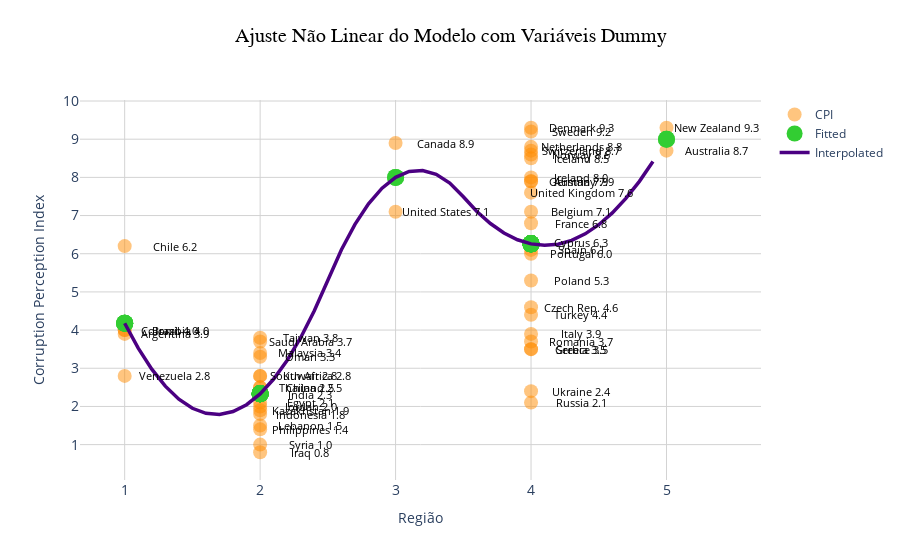

Source (notebook cell):
### Code cell
# In[3.10]: Gráfico gerado em HTML e aberto no browser, com interação
#(figura 'EXEMPLO3.html' salva na pasta do curso)

df2 = df_corrupcao_dummies[['regiao_numerico',
                            'fitted']].groupby(['regiao_numerico']).median().reset_index()
x = df2['regiao_numerico']
y = df2['fitted']

tck = interpolate.splrep(x, y, k=2)
xnew = np.arange(1, 5, 0.1)
ynew = interpolate.splev(xnew, tck, der=0)

fig = go.Figure()

fig.add_trace(go.Scatter(
    x=df_corrupcao_dummies['regiao_numerico'],
    y=df_corrupcao_dummies['cpi'],
    mode='markers',
    name='CPI',
    marker=dict(color='darkorange', size=14, opacity=0.5)
))

fig.add_trace(go.Scatter(
    x=df_corrupcao_dummies['regiao_numerico'],
    y=df_corrupcao_dummies['fitted'],
    mode='markers',
    name='Fitted',
    marker=dict(color='limegreen', size=17)
))

fig.add_trace(go.Scatter(
    x=xnew,
    y=ynew,
    mode='lines',
    name='Interpolated',
    line=dict(color='indigo', width=3.5)
))

fig.update_layout(title={
        'text': 'Ajuste Não Linear do Modelo com Variáveis Dummy',
        'font': {'size': 20, 'color': 'black', 'family': 'Arial'},
        'x': 0.5,
        'y': 0.95,
        'xanchor': 'center',
        'yanchor': 'top'
    },
    xaxis=dict(title='Região'),
    yaxis=dict(title='Corruption Perception Index'),
    xaxis_tickvals=list(range(1, 6)),
    yaxis_tickvals=list(range(0, 11)),
    xaxis_tickfont=dict(size=14),
    yaxis_tickfont=dict(size=14),
    template='plotly_white')

for i in range(len(df_corrupcao_dummies)):
    fig.add_annotation(
        x=df_corrupcao_dummies['regiao_numerico'][i],
        y=df_corrupcao_dummies['cpi'][i],
        text=str(df_corrupcao_dummies['pais'][i]) + ' ' + str(df_corrupcao_dummies['cpi'][i]),
        showarrow=False,
        font=dict(size=11, color='black'),
        xshift=50,
        yshift=0,
        textangle=0
    )

fig.update_annotations(dict(xref="x", yref="y"))
fig.update_xaxes(showgrid=True, gridwidth=1, gridcolor='lightgray')
fig.update_yaxes(showgrid=True, gridwidth=1, gridcolor='lightgray')

fig.show()

### Figure 1 — Plotly figure (JSON) as saved in the notebook; plotly's stock layout.template omitted (floating-point values rounded to 4 significant figures)
{"data": [{"marker": {"color": "darkorange", "opacity": 0.5, "size": 14}, "mode": "markers", "name": "CPI", "type": "scatter", "x": [1, 5, 4, 4, 1, 3, 1, 2, 1, 4, 4, 4, 2, 4, 4, 4, 4, 2, 2, 4, 4, 2, 2, 2, 2, 4, 5, 4, 2, 2, 4, 4, 4, 4, 2, 4, 2, 4, 4, 4, 2, 2, 4, 4, 4, 3, 1, 2, 2, 2], "y": [3.9, 8.7, 7.9, 7.1, 4, 8.9, 6.2, 2.5, 4, 6.3, 4.6, 9.3, 2.1, 6.8, 7.9, 3.5, 8.5, 2.3, 1.8, 8, 3.9, 1.9, 2.8, 1.5, 3.4, 8.8, 9.3, 8.6, 3.3, 1.4, 5.3, 6, 3.7, 2.1, 3.7, 3.5, 2.8, 6.1, 9.2, 8.7, 3.8, 2.5, 4.4, 2.4, 7.6, 7.1, 2.8, 2, 1, 0.8]}, {"marker": {"color": "limegreen", "size": 17}, "mode": "markers", "name": "Fitted", "type": "scatter", "x": [1, 5, 4, 4, 1, 3, 1, 2, 1, 4, 4, 4, 2, 4, 4, 4, 4, 2, 2, 4, 4, 2, 2, 2, 2, 4, 5, 4, 2, 2, 4, 4, 4, 4, 2, 4, 2, 4, 4, 4, 2, 2, 4, 4, 4, 3, 1, 2, 2, 2], "y": [4.18, 9.0, 6.258, 6.258, 4.18, 8.0, 4.18, 2.329, 4.18, 6.258, 6.258, 6.258, 2.329, 6.258, 6.258, 6.258, 6.258, 2.329, 2.329, 6.258, 6.258, 2.329, 2.329, 2.329, 2.329, 6.258, 9.0, 6.258, 2.329, 2.329, 6.258, 6.258, 6.258, 6.258, 2.329, 6.258, 2.329, 6.258, 6.258, 6.258, 2.329, 2.329, 6.258, 6.258, 6.258, 8.0, 4.18, 2.329, 2.329, 2.329]}, {"line": {"color": "indigo", "width": 3.5}, "mode": "lines", "name": "Interpolated", "type": "scatter", "x": [1, 1.1, 1.2, 1.3, 1.4, 1.5, 1.6, 1.7, 1.8, 1.9, 2.0, 2.1, 2.2, 2.3, 2.4, 2.5, 2.6, 2.7, 2.8, 2.9, 3.0, 3.1, 3.2, 3.3, 3.4, 3.5, 3.6, 3.7, 3.8, 3.9, 4.0, 4.1, 4.2, 4.3, 4.4, 4.5, 4.6, 4.7, 4.8, 4.9], "y": [4.18, 3.526, 2.976, 2.531, 2.189, 1.952, 1.819, 1.79, 1.866, 2.046, 2.329, 2.718, 3.21, 3.806, 4.507, 5.312, 6.105, 6.771, 7.308, 7.718, 8.0, 8.154, 8.181, 8.079, 7.85, 7.493, 7.107, 6.791, 6.544, 6.366, 6.258, 6.22, 6.251, 6.351, 6.521, 6.761, 7.069, 7.448, 7.896, 8.413]}], "layout": {"annotations": [{"font": {"color": "black", "size": 11}, "showarrow": false, "text": "Argentina 3.9", "textangle": 0, "x": 1, "xref": "x", "xshift": 50, "y": 3.9, "yref": "y", "yshift": 0}, {"font": {"color": "black", "size": 11}, "showarrow": false, "text": "Australia 8.7", "textangle": 0, "x": 5, "xref": "x", "xshift": 50, "y": 8.7, "yref": "y", "yshift": 0}, {"font": {"color": "black", "size": 11}, "showarrow": false, "text": "Austria 7.9", "textangle": 0, "x": 4, "xref": "x", "xshift": 50, "y": 7.9, "yref": "y", "yshift": 0}, {"font": {"color": "black", "size": 11}, "showarrow": false, "text": "Belgium 7.1", "textangle": 0, "x": 4, "xref": "x", "xshift": 50, "y": 7.1, "yref": "y", "yshift": 0}, {"font": {"color": "black", "size": 11}, "showarrow": false, "text": "Brazil 4.0", "textangle": 0, "x": 1, "xref": "x", "xshift": 50, "y": 4, "yref": "y", "yshift": 0}, {"font": {"color": "black", "size": 11}, "showarrow": false, "text": "Canada 8.9", "textangle": 0, "x": 3, "xref": "x", "xshift": 50, "y": 8.9, "yref": "y", "yshift": 0}, {"font": {"color": "black", "size": 11}, "showarrow": false, "text": "Chile 6.2", "textangle": 0, "x": 1, "xref": "x", "xshift": 50, "y": 6.2, "yref": "y", "yshift": 0}, {"font": {"color": "black", "size": 11}, "showarrow": false, "text": "China 2.5", "textangle": 0, "x": 2, "xref": "x", "xshift": 50, "y": 2.5, "yref": "y", "yshift": 0}, {"font": {"color": "black", "size": 11}, "showarrow": false, "text": "Colombia 4.0", "textangle": 0, "x": 1, "xref": "x", "xshift": 50, "y": 4, "yref": "y", "yshift": 0}, {"font": {"color": "black", "size": 11}, "showarrow": false, "text": "Cyprus 6.3", "textangle": 0, "x": 4, "xref": "x", "xshift": 50, "y": 6.3, "yref": "y", "yshift": 0}, {"font": {"color": "black", "size": 11}, "showarrow": false, "text": "Czech Rep. 4.6", "textangle": 0, "x": 4, "xref": "x", "xshift": 50, "y": 4.6, "yref": "y", "yshift": 0}, {"font": {"color": "black", "size": 11}, "showarrow": false, "text": "Denmark 9.3", "textangle": 0, "x": 4, "xref": "x", "xshift": 50, "y": 9.3, "yref": "y", "yshift": 0}, {"font": {"color": "black", "size": 11}, "showarrow": false, "text": "Egypt 2.1", "textangle": 0, "x": 2, "xref": "x", "xshift": 50, "y": 2.1, "yref": "y", "yshift": 0}, {"font": {"color": "black", "size": 11}, "showarrow": false, "text": "France 6.8", "textangle": 0, "x": 4, "xref": "x", "xshift": 50, "y": 6.8, "yref": "y", "yshift": 0}, {"font": {"color": "black", "size": 11}, "showarrow": false, "text": "Germany 7.9", "textangle": 0, "x": 4, "xref": "x", "xshift": 50, "y": 7.9, "yref": "y", "yshift": 0}, {"font": {"color": "black", "size": 11}, "showarrow": false, "text": "Greece 3.5", "textangle": 0, "x": 4, "xref": "x", "xshift": 50, "y": 3.5, "yref": "y", "yshift": 0}, {"font": {"color": "black", "size": 11}, "showarrow": false, "text": "Iceland 8.5", "textangle": 0, "x": 4, "xref": "x", "xshift": 50, "y": 8.5, "yref": "y", "yshift": 0}, {"font": {"color": "black", "size": 11}, "showarrow": false, "text": "India 2.3", "textangle": 0, "x": 2, "xref": "x", "xshift": 50, "y": 2.3, "yref": "y", "yshift": 0}, {"font": {"color": "black", "size": 11}, "showarrow": false, "text": "Indonesia 1.8", "textangle": 0, "x": 2, "xref": "x", "xshift": 50, "y": 1.8, "yref": "y", "yshift": 0}, {"font": {"color": "black", "size": 11}, "showarrow": false, "text": "Ireland 8.0", "textangle": 0, "x": 4, "xref": "x", "xshift": 50, "y": 8, "yref": "y", "yshift": 0}, {"font": {"color": "black", "size": 11}, "showarrow": false, "text": "Italy 3.9", "textangle": 0, "x": 4, "xref": "x", "xshift": 50, "y": 3.9, "yref": "y", "yshift": 0}, {"font": {"color": "black", "size": 11}, "showarrow": false, "text": "Kazakhstan 1.9", "textangle": 0, "x": 2, "xref": "x", "xshift": 50, "y": 1.9, "yref": "y", "yshift": 0}, {"font": {"color": "black", "size": 11}, "showarrow": false, "text": "Kuwait 2.8", "textangle": 0, "x": 2, "xref": "x", "xshift": 50, "y": 2.8, "yref": "y", "yshift": 0}, {"font": {"color": "black", "size": 11}, "showarrow": false, "text": "Lebanon 1.5", "textangle": 0, "x": 2, "xref": "x", "xshift": 50, "y": 1.5, "yref": "y", "yshift": 0}, {"font": {"color": "black", "size": 11}, "showarrow": false, "text": "Malaysia 3.4", "textangle": 0, "x": 2, "xref": "x", "xshift": 50, "y": 3.4, "yref": "y", "yshift": 0}, {"font": {"color": "black", "size": 11}, "showarrow": false, "text": "Netherlands 8.8", "textangle": 0, "x": 4, "xref": "x", "xshift": 50, "y": 8.8, "yref": "y", "yshift": 0}, {"font": {"color": "black", "size": 11}, "showarrow": false, "text": "New Zealand 9.3", "textangle": 0, "x": 5, "xref": "x", "xshift": 50, "y": 9.3, "yref": "y", "yshift": 0}, {"font": {"color": "black", "size": 11}, "showarrow": false, "text": "Norway 8.6", "textangle": 0, "x": 4, "xref": "x", "xshift": 50, "y": 8.6, "yref": "y", "yshift": 0}, {"font": {"color": "black", "size": 11}, "showarrow": false, "text": "Oman 3.3", "textangle": 0, "x": 2, "xref": "x", "xshift": 50, "y": 3.3, "yref": "y", "yshift": 0}, {"font": {"color": "black", "size": 11}, "showarrow": false, "text": "Philippines 1.4", "textangle": 0, "x": 2, "xref": "x", "xshift": 50, "y": 1.4, "yref": "y", "yshift": 0}, {"font": {"color": "black", "size": 11}, "showarrow": false, "text": "Poland 5.3", "textangle": 0, "x": 4, "xref": "x", "xshift": 50, "y": 5.3, "yref": "y", "yshift": 0}, {"font": {"color": "black", "size": 11}, "showarrow": false, "text": "Portugal 6.0", "textangle": 0, "x": 4, "xref": "x", "xshift": 50, "y": 6, "yref": "y", "yshift": 0}, {"font": {"color": "black", "size": 11}, "showarrow": false, "text": "Romania 3.7", "textangle": 0, "x": 4, "xref": "x", "xshift": 50, "y": 3.7, "yref": "y", "yshift": 0}, {"font": {"color": "black", "size": 11}, "showarrow": false, "text": "Russia 2.1", "textangle": 0, "x": 4, "xref": "x", "xshift": 50, "y": 2.1, "yref": "y", "yshift": 0}, {"font": {"color": "black", "size": 11}, "showarrow": false, "text": "Saudi Arabia 3.7", "textangle": 0, "x": 2, "xref": "x", "xshift": 50, "y": 3.7, "yref": "y", "yshift": 0}, {"font": {"color": "black", "size": 11}, "showarrow": false, "text": "Serbia 3.5", "textangle": 0, "x": 4, "xref": "x", "xshift": 50, "y": 3.5, "yref": "y", "yshift": 0}, {"font": {"color": "black", "size": 11}, "showarrow": false, "text": "South Africa 2.8", "textangle": 0, "x": 2, "xref": "x", "xshift": 50, "y": 2.8, "yref": "y", "yshift": 0}, {"font": {"color": "black", "size": 11}, "showarrow": false, "text": "Spain 6.1", "textangle": 0, "x": 4, "xref": "x", "xshift": 50, "y": 6.1, "yref": "y", "yshift": 0}, {"font": {"color": "black", "size": 11}, "showarrow": false, "text": "Sweden 9.2", "textangle": 0, "x": 4, "xref": "x", "xshift": 50, "y": 9.2, "yref": "y", "yshift": 0}, {"font": {"color": "black", "size": 11}, "showarrow": false, "text": "Switzerland 8.7", "textangle": 0, "x": 4, "xref": "x", "xshift": 50, "y": 8.7, "yref": "y", "yshift": 0}, {"font": {"color": "black", "size": 11}, "showarrow": false, "text": "Taiwan 3.8", "textangle": 0, "x": 2, "xref": "x", "xshift": 50, "y": 3.8, "yref": "y", "yshift": 0}, {"font": {"color": "black", "size": 11}, "showarrow": false, "text": "Thailand 2.5", "textangle": 0, "x": 2, "xref": "x", "xshift": 50, "y": 2.5, "yref": "y", "yshift": 0}, {"font": {"color": "black", "size": 11}, "showarrow": false, "text": "Turkey 4.4", "textangle": 0, "x": 4, "xref": "x", "xshift": 50, "y": 4.4, "yref": "y", "yshift": 0}, {"font": {"color": "black", "size": 11}, "showarrow": false, "text": "Ukraine 2.4", "textangle": 0, "x": 4, "xref": "x", "xshift": 50, "y": 2.4, "yref": "y", "yshift": 0}, {"font": {"color": "black", "size": 11}, "showarrow": false, "text": "United Kingdom 7.6", "textangle": 0, "x": 4, "xref": "x", "xshift": 50, "y": 7.6, "yref": "y", "yshift": 0}, {"font": {"color": "black", "size": 11}, "showarrow": false, "text": "United States 7.1", "textangle": 0, "x": 3, "xref": "x", "xshift": 50, "y": 7.1, "yref": "y", "yshift": 0}, {"font": {"color": "black", "size": 11}, "showarrow": false, "text": "Venezuela 2.8", "textangle": 0, "x": 1, "xref": "x", "xshift": 50, "y": 2.8, "yref": "y", "yshift": 0}, {"font": {"color": "black", "size": 11}, "showarrow": false, "text": "Jordan 2.0", "textangle": 0, "x": 2, "xref": "x", "xshift": 50, "y": 2, "yref": "y", "yshift": 0}, {"font": {"color": "black", "size": 11}, "showarrow": false, "text": "Syria 1.0", "textangle": 0, "x": 2, "xref": "x", "xshift": 50, "y": 1, "yref": "y", "yshift": 0}, {"font": {"color": "black", "size": 11}, "showarrow": false, "text": "Iraq 0.8", "textangle": 0, "x": 2, "xref": "x", "xshift": 50, "y": 0.8, "yref": "y", "yshift": 0}], "title": {"font": {"color": "black", "family": "Arial", "size": 20}, "text": "Ajuste Não Linear do Modelo com Variáveis Dummy", "x": 0.5, "xanchor": "center", "y": 0.95, "yanchor": "top"}, "xaxis": {"gridcolor": "lightgray", "gridwidth": 1, "showgrid": true, "tickfont": {"size": 14}, "tickvals": [1, 2, 3, 4, 5], "title": {"text": "Região"}}, "yaxis": {"gridcolor": "lightgray", "gridwidth": 1, "showgrid": true, "tickfont": {"size": 14}, "tickvals": [0, 1, 2, 3, 4, 5, 6, 7, 8, 9, 10], "title": {"text": "Corruption Perception Index"}}}}
